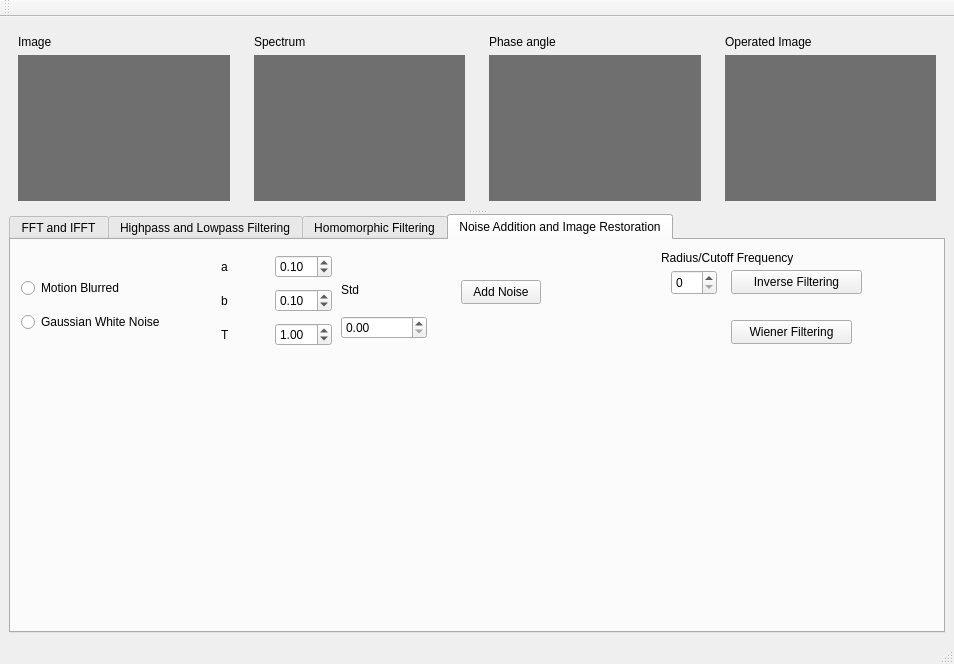
<?xml version="1.0" encoding="UTF-8"?>
<ui version="4.0">
 <class>HW4</class>
 <widget class="QMainWindow" name="HW4">
  <property name="geometry">
   <rect>
    <x>0</x>
    <y>0</y>
    <width>954</width>
    <height>664</height>
   </rect>
  </property>
  <property name="windowTitle">
   <string>HW4</string>
  </property>
  <widget class="QWidget" name="centralwidget">
   <layout class="QHBoxLayout" name="horizontalLayout">
    <item>
     <widget class="QSplitter" name="splitter">
      <property name="orientation">
       <enum>Qt::Vertical</enum>
      </property>
      <widget class="QWidget" name="widget_5" native="true">
       <layout class="QHBoxLayout" name="horizontalLayout_3">
        <item>
         <layout class="QHBoxLayout" name="horizontalLayout_2">
          <item>
           <widget class="QWidget" name="widget_3" native="true">
            <layout class="QVBoxLayout" name="verticalLayout_3">
             <item>
              <widget class="QLabel" name="label">
               <property name="sizePolicy">
                <sizepolicy hsizetype="Preferred" vsizetype="Fixed">
                 <horstretch>0</horstretch>
                 <verstretch>0</verstretch>
                </sizepolicy>
               </property>
               <property name="text">
                <string>Image</string>
               </property>
              </widget>
             </item>
             <item>
              <widget class="QLabel" name="lblPic1">
               <property name="styleSheet">
                <string notr="true">background-color: rgb(111, 111, 111);</string>
               </property>
               <property name="text">
                <string/>
               </property>
              </widget>
             </item>
            </layout>
           </widget>
          </item>
          <item>
           <widget class="QWidget" name="widget_4" native="true">
            <layout class="QVBoxLayout" name="verticalLayout">
             <item>
              <widget class="QLabel" name="label_4">
               <property name="sizePolicy">
                <sizepolicy hsizetype="Preferred" vsizetype="Fixed">
                 <horstretch>0</horstretch>
                 <verstretch>0</verstretch>
                </sizepolicy>
               </property>
               <property name="text">
                <string>Spectrum</string>
               </property>
              </widget>
             </item>
             <item>
              <widget class="QLabel" name="lblPic1_2">
               <property name="styleSheet">
                <string notr="true">background-color: rgb(111, 111, 111);</string>
               </property>
               <property name="text">
                <string/>
               </property>
              </widget>
             </item>
            </layout>
           </widget>
          </item>
          <item>
           <widget class="QWidget" name="widget_2" native="true">
            <layout class="QVBoxLayout" name="verticalLayout_2">
             <item>
              <widget class="QLabel" name="label_2">
               <property name="sizePolicy">
                <sizepolicy hsizetype="Preferred" vsizetype="Fixed">
                 <horstretch>0</horstretch>
                 <verstretch>0</verstretch>
                </sizepolicy>
               </property>
               <property name="text">
                <string>Phase angle</string>
               </property>
              </widget>
             </item>
             <item>
              <widget class="QLabel" name="lblPic1_3">
               <property name="styleSheet">
                <string notr="true">background-color: rgb(111, 111, 111);</string>
               </property>
               <property name="text">
                <string/>
               </property>
              </widget>
             </item>
            </layout>
           </widget>
          </item>
          <item>
           <widget class="QWidget" name="widget" native="true">
            <layout class="QVBoxLayout" name="verticalLayout_4">
             <item>
              <widget class="QLabel" name="label_3">
               <property name="sizePolicy">
                <sizepolicy hsizetype="Preferred" vsizetype="Fixed">
                 <horstretch>0</horstretch>
                 <verstretch>0</verstretch>
                </sizepolicy>
               </property>
               <property name="text">
                <string>Operated Image</string>
               </property>
              </widget>
             </item>
             <item>
              <widget class="QLabel" name="lblPic1_4">
               <property name="styleSheet">
                <string notr="true">background-color: rgb(111, 111, 111);</string>
               </property>
               <property name="text">
                <string/>
               </property>
              </widget>
             </item>
            </layout>
           </widget>
          </item>
         </layout>
        </item>
       </layout>
      </widget>
      <widget class="QTabWidget" name="tabWidget">
       <property name="currentIndex">
        <number>3</number>
       </property>
       <widget class="QWidget" name="tab">
        <attribute name="title">
         <string>FFT and IFFT</string>
        </attribute>
        <layout class="QHBoxLayout" name="horizontalLayout_4">
         <item>
          <widget class="QWidget" name="widget_9" native="true">
           <layout class="QGridLayout" name="gridLayout_2">
            <item row="0" column="2">
             <widget class="QPushButton" name="btnIFFT">
              <property name="text">
               <string>IFFT</string>
              </property>
             </widget>
            </item>
            <item row="0" column="0">
             <widget class="QPushButton" name="btnOpen">
              <property name="text">
               <string>Open File</string>
              </property>
             </widget>
            </item>
            <item row="0" column="1">
             <widget class="QPushButton" name="btnFFT">
              <property name="text">
               <string>FFT</string>
              </property>
             </widget>
            </item>
            <item row="1" column="0">
             <widget class="QLabel" name="lblTime">
              <property name="text">
               <string>Time elapsed:</string>
              </property>
             </widget>
            </item>
            <item row="1" column="1">
             <widget class="QLabel" name="lblSize">
              <property name="text">
               <string>Image size:</string>
              </property>
             </widget>
            </item>
           </layout>
          </widget>
         </item>
         <item>
          <spacer name="horizontalSpacer">
           <property name="orientation">
            <enum>Qt::Horizontal</enum>
           </property>
           <property name="sizeType">
            <enum>QSizePolicy::Fixed</enum>
           </property>
           <property name="sizeHint" stdset="0">
            <size>
             <width>400</width>
             <height>20</height>
            </size>
           </property>
          </spacer>
         </item>
        </layout>
       </widget>
       <widget class="QWidget" name="tab_2">
        <attribute name="title">
         <string>Highpass and Lowpass Filtering</string>
        </attribute>
        <layout class="QHBoxLayout" name="horizontalLayout_5">
         <item>
          <widget class="QWidget" name="widget_6" native="true">
           <layout class="QGridLayout" name="gridLayout_7">
            <item row="0" column="0">
             <widget class="QRadioButton" name="rbnHighpass">
              <property name="text">
               <string>Highpass</string>
              </property>
             </widget>
            </item>
            <item row="1" column="0">
             <widget class="QRadioButton" name="rbnLowpass">
              <property name="text">
               <string>Lowpass</string>
              </property>
             </widget>
            </item>
           </layout>
          </widget>
         </item>
         <item>
          <widget class="QWidget" name="widget_7" native="true">
           <layout class="QGridLayout" name="gridLayout_6">
            <item row="0" column="0" colspan="2">
             <widget class="QComboBox" name="cbbFilter">
              <item>
               <property name="text">
                <string>Ideal Filter</string>
               </property>
              </item>
              <item>
               <property name="text">
                <string>Butterworth Filter</string>
               </property>
              </item>
              <item>
               <property name="text">
                <string>Gaussian Filter</string>
               </property>
              </item>
             </widget>
            </item>
            <item row="0" column="2">
             <widget class="QPushButton" name="btnFiltering">
              <property name="text">
               <string>Filtering</string>
              </property>
             </widget>
            </item>
            <item row="1" column="0">
             <widget class="QLabel" name="label_5">
              <property name="text">
               <string>Cutoff Frequency</string>
              </property>
             </widget>
            </item>
            <item row="1" column="1">
             <widget class="QSpinBox" name="spbCutoffFreq">
              <property name="value">
               <number>30</number>
              </property>
             </widget>
            </item>
            <item row="1" column="2">
             <widget class="QLabel" name="label_6">
              <property name="text">
               <string>Butterworth Order</string>
              </property>
             </widget>
            </item>
            <item row="1" column="3">
             <widget class="QSpinBox" name="spbButterworthOrder">
              <property name="minimum">
               <number>1</number>
              </property>
              <property name="maximum">
               <number>15</number>
              </property>
             </widget>
            </item>
           </layout>
          </widget>
         </item>
         <item>
          <spacer name="horizontalSpacer_2">
           <property name="orientation">
            <enum>Qt::Horizontal</enum>
           </property>
           <property name="sizeType">
            <enum>QSizePolicy::Fixed</enum>
           </property>
           <property name="sizeHint" stdset="0">
            <size>
             <width>400</width>
             <height>20</height>
            </size>
           </property>
          </spacer>
         </item>
        </layout>
       </widget>
       <widget class="QWidget" name="tab_3">
        <attribute name="title">
         <string>Homomorphic Filtering</string>
        </attribute>
        <layout class="QHBoxLayout" name="horizontalLayout_6">
         <item>
          <widget class="QWidget" name="widget_8" native="true">
           <layout class="QGridLayout" name="gridLayout">
            <item row="1" column="2">
             <widget class="QLabel" name="label_10">
              <property name="text">
               <string>Cutoff Frequency</string>
              </property>
             </widget>
            </item>
            <item row="1" column="3">
             <widget class="QSpinBox" name="spbCutoffFreqHomomorphic">
              <property name="value">
               <number>20</number>
              </property>
             </widget>
            </item>
            <item row="0" column="3">
             <widget class="QDoubleSpinBox" name="dsbGammaL">
              <property name="value">
               <double>0.300000000000000</double>
              </property>
             </widget>
            </item>
            <item row="1" column="0">
             <widget class="QLabel" name="label_11">
              <property name="text">
               <string>c</string>
              </property>
             </widget>
            </item>
            <item row="1" column="1">
             <widget class="QDoubleSpinBox" name="dsbC">
              <property name="value">
               <double>5.000000000000000</double>
              </property>
             </widget>
            </item>
            <item row="0" column="2">
             <widget class="QLabel" name="label_9">
              <property name="text">
               <string>γL</string>
              </property>
             </widget>
            </item>
            <item row="0" column="1">
             <widget class="QDoubleSpinBox" name="dsbGammaH">
              <property name="value">
               <double>4.000000000000000</double>
              </property>
             </widget>
            </item>
            <item row="0" column="0">
             <widget class="QLabel" name="label_7">
              <property name="text">
               <string>γH</string>
              </property>
             </widget>
            </item>
            <item row="0" column="4">
             <widget class="QPushButton" name="btnHomomorphic">
              <property name="text">
               <string>Filtering</string>
              </property>
             </widget>
            </item>
           </layout>
          </widget>
         </item>
         <item>
          <spacer name="horizontalSpacer_3">
           <property name="orientation">
            <enum>Qt::Horizontal</enum>
           </property>
           <property name="sizeType">
            <enum>QSizePolicy::Fixed</enum>
           </property>
           <property name="sizeHint" stdset="0">
            <size>
             <width>513</width>
             <height>20</height>
            </size>
           </property>
          </spacer>
         </item>
        </layout>
       </widget>
       <widget class="QWidget" name="tab_4">
        <attribute name="title">
         <string>Noise Addition and Image Restoration</string>
        </attribute>
        <widget class="QLabel" name="label_15">
         <property name="geometry">
          <rect>
           <x>650</x>
           <y>10</y>
           <width>151</width>
           <height>16</height>
          </rect>
         </property>
         <property name="text">
          <string>Radius/Cutoff Frequency</string>
         </property>
        </widget>
        <widget class="QPushButton" name="btnInverseFiltering">
         <property name="geometry">
          <rect>
           <x>720</x>
           <y>30</y>
           <width>131</width>
           <height>24</height>
          </rect>
         </property>
         <property name="text">
          <string>Inverse Filtering</string>
         </property>
        </widget>
        <widget class="QPushButton" name="btnWeinerFiltering">
         <property name="geometry">
          <rect>
           <x>720</x>
           <y>80</y>
           <width>121</width>
           <height>24</height>
          </rect>
         </property>
         <property name="text">
          <string>Wiener Filtering</string>
         </property>
        </widget>
        <widget class="QSpinBox" name="spbInverseRadius">
         <property name="geometry">
          <rect>
           <x>660</x>
           <y>30</y>
           <width>46</width>
           <height>25</height>
          </rect>
         </property>
        </widget>
        <widget class="QPushButton" name="btnDegradation">
         <property name="geometry">
          <rect>
           <x>450</x>
           <y>40</y>
           <width>80</width>
           <height>24</height>
          </rect>
         </property>
         <property name="text">
          <string>Add Noise</string>
         </property>
        </widget>
        <widget class="QWidget" name="widget_10" native="true">
         <property name="geometry">
          <rect>
           <x>10</x>
           <y>30</y>
           <width>181</width>
           <height>71</height>
          </rect>
         </property>
         <layout class="QGridLayout" name="gridLayout_3">
          <item row="0" column="0">
           <widget class="QRadioButton" name="rbnMotionBlurred">
            <property name="text">
             <string>Motion Blurred</string>
            </property>
           </widget>
          </item>
          <item row="1" column="0">
           <widget class="QRadioButton" name="rbnGaussianNoise">
            <property name="text">
             <string>Gaussian White Noise</string>
            </property>
           </widget>
          </item>
         </layout>
        </widget>
        <widget class="QWidget" name="widget_11" native="true">
         <property name="geometry">
          <rect>
           <x>210</x>
           <y>10</y>
           <width>111</width>
           <height>101</height>
          </rect>
         </property>
         <layout class="QGridLayout" name="gridLayout_4">
          <item row="0" column="0">
           <widget class="QLabel" name="label_12">
            <property name="text">
             <string>a</string>
            </property>
           </widget>
          </item>
          <item row="0" column="1">
           <widget class="QDoubleSpinBox" name="dsba">
            <property name="value">
             <double>0.100000000000000</double>
            </property>
           </widget>
          </item>
          <item row="1" column="1">
           <widget class="QDoubleSpinBox" name="dsbb">
            <property name="value">
             <double>0.100000000000000</double>
            </property>
           </widget>
          </item>
          <item row="1" column="0">
           <widget class="QLabel" name="label_13">
            <property name="text">
             <string>b</string>
            </property>
           </widget>
          </item>
          <item row="2" column="0">
           <widget class="QLabel" name="label_14">
            <property name="text">
             <string>T</string>
            </property>
           </widget>
          </item>
          <item row="2" column="1">
           <widget class="QDoubleSpinBox" name="dsbT">
            <property name="value">
             <double>1.000000000000000</double>
            </property>
           </widget>
          </item>
         </layout>
        </widget>
        <widget class="QWidget" name="widget_12" native="true">
         <property name="geometry">
          <rect>
           <x>330</x>
           <y>30</y>
           <width>86</width>
           <height>69</height>
          </rect>
         </property>
         <layout class="QGridLayout" name="gridLayout_5">
          <item row="2" column="0">
           <widget class="QDoubleSpinBox" name="dsbStd"/>
          </item>
          <item row="1" column="0">
           <widget class="QLabel" name="label_16">
            <property name="text">
             <string>Std</string>
            </property>
           </widget>
          </item>
         </layout>
        </widget>
       </widget>
      </widget>
     </widget>
    </item>
   </layout>
  </widget>
  <widget class="QMenuBar" name="menubar">
   <property name="geometry">
    <rect>
     <x>0</x>
     <y>0</y>
     <width>954</width>
     <height>25</height>
    </rect>
   </property>
  </widget>
  <widget class="QStatusBar" name="statusbar"/>
  <widget class="QToolBar" name="toolBar">
   <property name="windowTitle">
    <string>toolBar</string>
   </property>
   <attribute name="toolBarArea">
    <enum>TopToolBarArea</enum>
   </attribute>
   <attribute name="toolBarBreak">
    <bool>false</bool>
   </attribute>
  </widget>
 </widget>
 <resources/>
 <connections/>
</ui>
